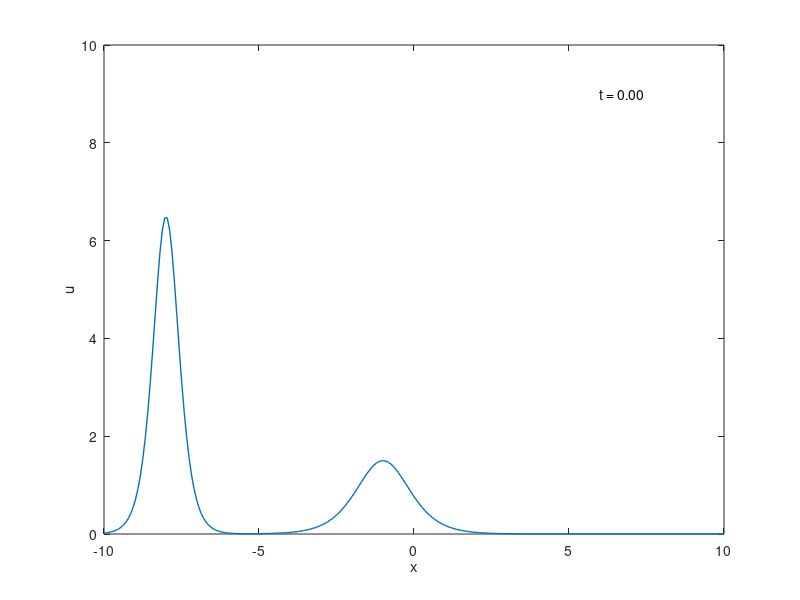

This chart was generated by the following MATLAB code: (Note: this script raises an error after producing the figure.)
clc

N = 256;
x = linspace(-10,10,N);
tmax =  1.5;
t=0;

% Initial conditions
c1=13;
c2=3;
u = 1/2.*c1.*(sech(sqrt(c1).*(x + 8)/2)).^2 + 1/2.*c2.*(sech(sqrt(c2).*(x + 1)/2)).^2;

% Plots initial condition (we want to get a better idea of what we are dealing with)
plot(x,u,'LineWidth',1)
axis([-10 10 0 10])
xlabel('x')
ylabel('u')
text(6,9,['t = ',num2str(t,'%1.2f')],'FontSize',10)
drawnow

% Accuracy: Error = |prev_result - curr_result|(inf)
% Conditions for error calculation
orders = [6]; % you can set which orders do you want to run
delta_t = 0.0001;
parallel = false;
fileID_errors = fopen('errors.txt','w');
fprintf(fileID_errors,'%s\t%s\t%s\n','order','delta_t', 'error');

for i=1:length(orders)
    results_1 = Approximate(u, x, N, tmax, orders(i), parallel, delta_t);
    % Error is calculated in comparisson to delta_t/2
    results_2 = Approximate(u, x, N, tmax, orders(i), parallel, delta_t/2);
    for j=1:length(results_1)
        error{j} = mean(abs(results_2{j*2}-results_1{j}));
        %To compare step by step
        fprintf(fileID_errors,'%d\t%f\t%f\n', orders(i), j*delta_t, error{j});
    end
end

% post processing regarding error and error vs time plots are made in
% python